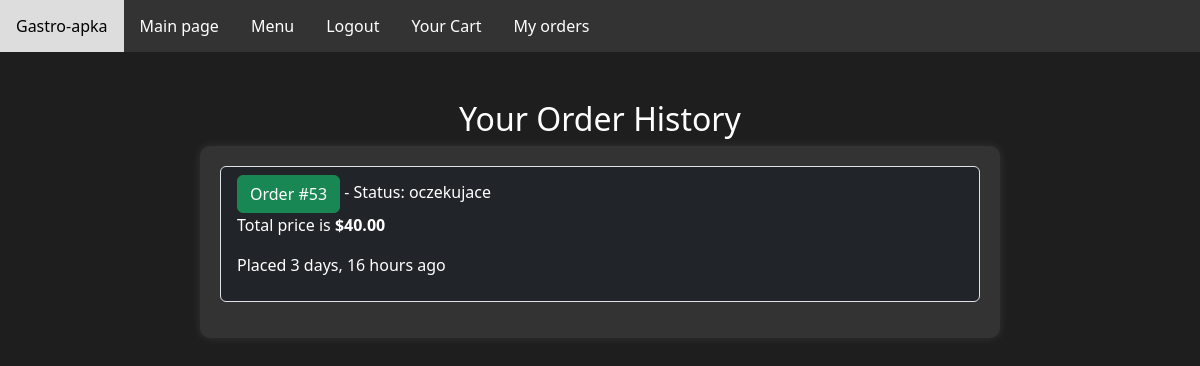
/order-history/ (signed in), run on an earlier commit of the app's database.
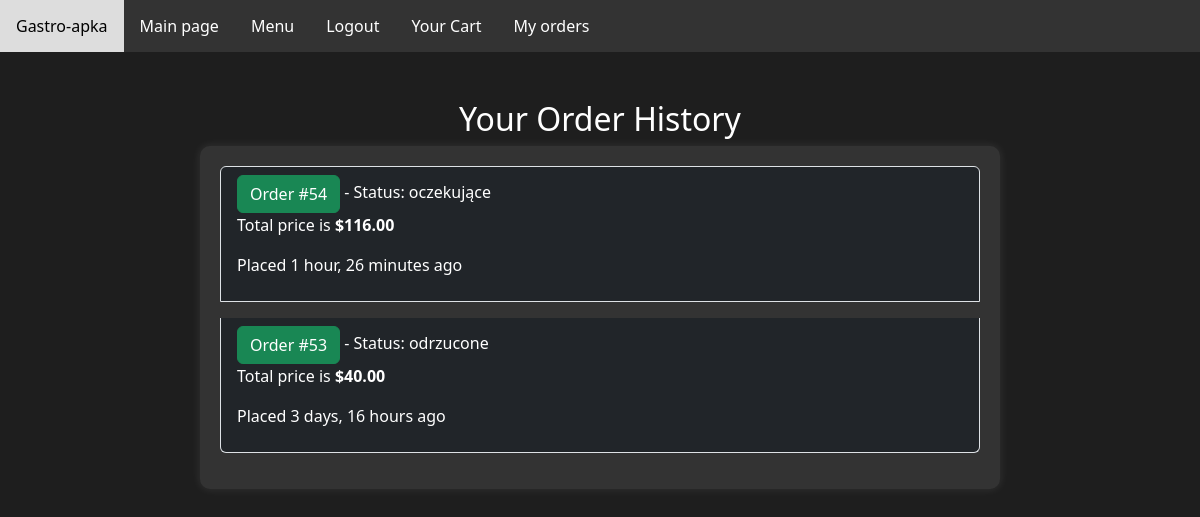
And on a later commit of the database.
### gastro_app/models.py (models this page shows, shortened)
class Order(models.Model):
    user = models.ForeignKey(User, on_delete=models.CASCADE)
    products = models.ManyToManyField(Product, through='OrderItem')
    total_price = models.DecimalField(max_digits=10, decimal_places=2)
    is_confirmed = models.BooleanField(default=False)
    status = models.ForeignKey(OrderStatus, on_delete=models.SET_NULL, null=True, blank=True)
    order_date = models.DateTimeField(auto_now_add=True, null=True, blank=True)

class OrderStatus(models.Model):
    STATUS_CHOICES = [
        ('oczekujace', 'oczekujace'),
        ('zaakceptowane', 'Zaakceptowane'),
        ('odrzucone', 'Odrzucone'),
        ('w_drodze', 'W drodze'),
        ('dostarczone', 'Dostarczone'),
    ]
    name = models.CharField(max_length=20, choices=STATUS_CHOICES, default=STATUS_CHOICES[0])

### gastro_app/views.py (the view)
# urls.py: path('order-history/', views.order_history, name='order-history'),
def order_history(request):
    user = request.user
    orders = Order.objects.filter(user=user).order_by('-order_date')
    context = {'orders': orders}
    return render(request, 'gastro_app/order_history.html', context)

### gastro_app/templates/gastro_app/order_history.html (shortened to what this page needs)
{% extends 'gastro_app/navbar.html' %}
{% load static %}
{% block content %}
  <div class="container mt-5">
    <div class="container text-center">
      <h1 class="font-weight-bold"><h2 class="text-white">Your Order History</h2>
    </div>
    <div class="menu-container">
      <ul class="list-group order-list">
        {% for order in orders %}
          <li class="list-group-item order-item bg-dark text-white mb-3">
            <div class="d-flex justify-content-between align-items-center">
              <div class="order-info">
                {% if order.status.name %}
                <span class="font-weight-bold"><a href="{% url 'order_status' order.id %}"><button class="btn btn-success place-order-btn">Order #{{ order.id }}</button></a> - Status: {{ order.status.name }}</span>
                {% else %}
                <span class="font-weight-bold"><a href="{% url 'order_status' order.id %}"><button class="btn btn-success place-order-btn">Order #{{ order.id }}</button></a> - Status: oczekujące</span>
                {% endif %}
                <p class="card-text">Total price is <strong>${{order.total_price}}</strong></p>
                <p>Placed {{ order.order_date|timesince }} ago</p>
              </div>
            </div>
          </li>
        {% endfor %}
      </ul>
    </div>
  </div>
{% endblock %}

What changed in the data, as far as the page shows it:
added Order: id "54", total_price "116.00", order_date "1 hour, 26 minutes"
changed Order id 53: status.name "oczekujace" → "odrzucone"
